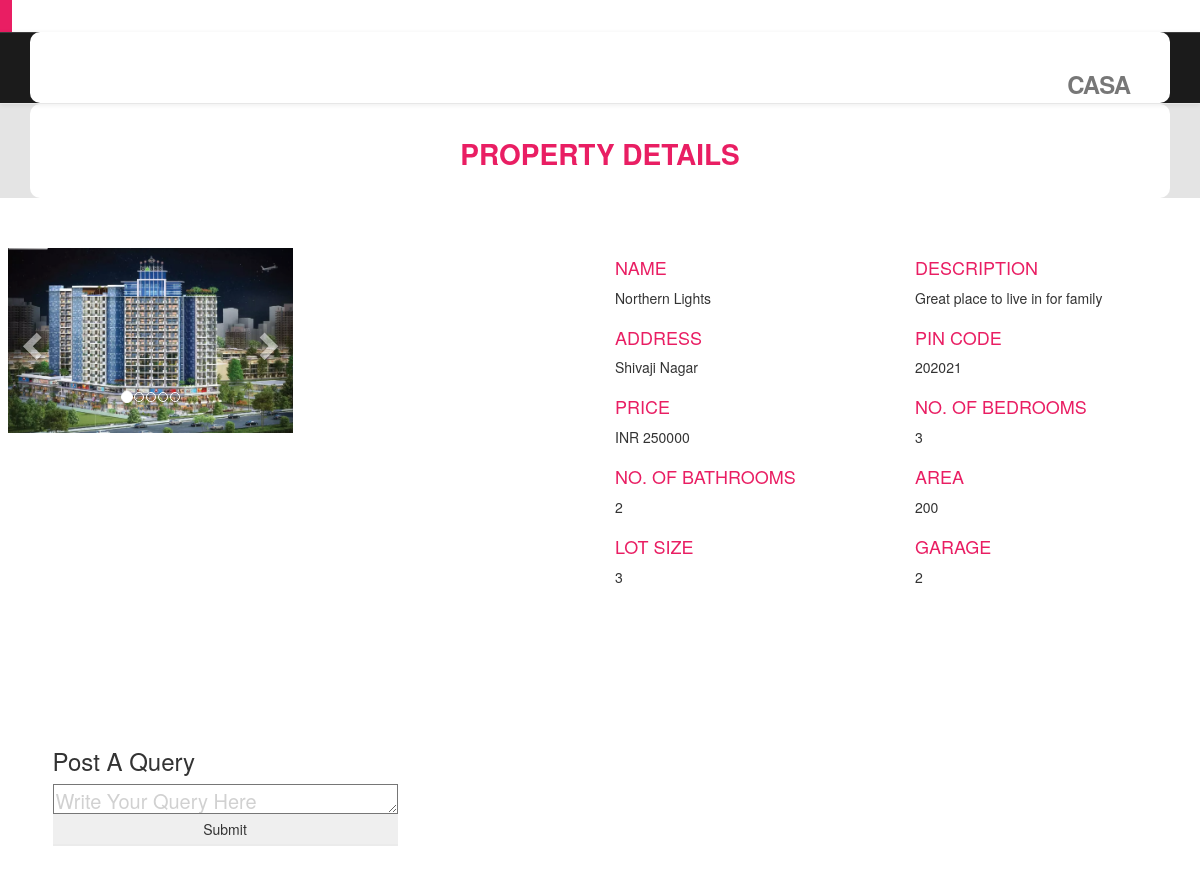
The page /property/7/ (signed in) on the database its author committed.
### propertyapp/models.py (models this page shows)
class PropertyImages(models.Model):
    property_name = models.ForeignKey(Property, related_name='propertyname', on_delete=models.CASCADE)
    property_image = models.ImageField(upload_to='property/', default='property/default/blank_home.jpg')

class Property(models.Model):
    property_poster = models.ForeignKey(User, related_name='propertyposter', on_delete=models.CASCADE)
    property_title = models.CharField(max_length=20)
    property_address = models.CharField(max_length=20)
    property_city = models.CharField(max_length=20, choices=PROPERTY_CITY_CHOICES)
    property_states = models.CharField(max_length=20, choices=PROPERTY_STATE_CHOICES)
    property_pin = models.IntegerField(blank=False)
    property_price = models.IntegerField(blank=False)
    property_bedroom = models.IntegerField(blank=False)
    property_bathroom = models.IntegerField(blank=False)
    property_sq_feet = models.IntegerField(blank=False)
    property_lot_size = models.IntegerField(default=0)
    property_garage = models.IntegerField(default=0)
    property_listing_date = models.DateField(auto_now_add=True, editable=False)
    property_description = models.CharField(max_length=200)

### propertyapp/views.py (the view, shortened to what this page needs)
# urls.py: path('<int:id>/', ExistingProperty.as_view(), name='existingproperty'),
class ExistingProperty(View):
    def get(self, request, id):
        try:
            property = Property.objects.get(pk=id)
            property_images = PropertyImages.objects.filter(property_name_id=property.id)
            no_of_images = len(property_images)
            current_user = request.session.get('current_user')
            property_poster = property.property_poster
            context = {'property': property, 'property_images': property_images, 'no_of_images': range(no_of_images)}
            if check_session(request,'logged_in'):
                context['logged_in'] = True
                is_buyer = not check_session(request, 'is_seller')
                if is_buyer:
                    return show_property_for_buyer(request, context, current_user, property)
                else:
                    return show_property_for_seller(request, context, current_user, property_poster)
            return render(request, 'property_details.html', context=context)
        except Property.DoesNotExist:
            return render(request,'property_not_found.html')

### propertyapp/views.py (called while the page is built)
def check_session(request, *args):
    flag = True
    for arg in args:
        flag = flag and request.session.get(arg, False)
    return flag

def show_property_for_buyer(request,context, current_user, current_property):
    context['is_not_seller'] = True
    current_user = User.objects.get(username=current_user)
    try:
        Enquiry.objects.get(property=current_property, enquiry_user=current_user)
        return render(request, 'property_details.html', context=context)
    except Enquiry.DoesNotExist:
        context['no_query_made'] = True
        return render(request, 'property_details.html', context=context)

### propertyapp/templates/property_details.html (shortened to what this page needs)
{% load static %}
{% include 'header_template.html' %}
<!DOCTYPE html>
<html lang="en">
<head>
<link rel="stylesheet" href="materialize/css/materialize.min.css" media="screen,projection" />
<link href="css/bootstrap.min.css" rel="stylesheet" />
<link href="css/fancybox/jquery.fancybox.css" rel="stylesheet">
<link href="css/flexslider.css" rel="stylesheet" />
<link href="css/style.css" rel="stylesheet" />
<link rel="stylesheet" href="https://maxcdn.bootstrapcdn.com/bootstrap/3.3.4/css/bootstrap.min.css">
<link rel="stylesheet" href="https://maxcdn.bootstrapcdn.com/bootstrap/3.3.4/css/bootstrap-theme.min.css">
</head>
<body>
<div id="wrapper">
	<section id="inner-headline">
	<div class="container">
		<div class="row">
			<div class="col-lg-12">
				<h2 class="pageTitle">Property Details</h2>
			</div>
		</div>
	</div>
	</section>
	<section id="content" style="">
		<div style="width:50%;height:60%;float:left">
			<div class="row showcase-section">
				<div class="col-md-6" style="width:96%;margin-left:8px">
					<div id="myCarousel" class="carousel slide" data-ride="carousel" style="width:100%;height:100%;object-fit:cover ">
        <ol class="carousel-indicators">
            <li data-target="#myCarousel" data-slide-to="0" class="active"></li>
            <li data-target="#myCarousel" data-slide-to="1"></li>
            <li data-target="#myCarousel" data-slide-to="2"></li>
            <li data-target="#myCarousel" data-slide-to="3"></li>
            <li data-target="#myCarousel" data-slide-to="4"></li>
        </ol>
        <div class="carousel-inner" role="listbox">
            {% for property_object in property_images %}
            {% if forloop.counter == 1 %}
            <div class="item active">
            {% else %}
            <div class="item">
            {% endif %}
                 <img src ="{{property_object.property_image.url}}" style="margin:auto auto;object-fit:cover" >
            </div>
            {% endfor %}
            </div>
            <a class="left carousel-control" href="#myCarousel" role="button" data-slide="prev">
                <span class="glyphicon glyphicon-chevron-left" aria-hidden="true"></span>
            </a>
            <a class="right carousel-control" href="#myCarousel" role="button" data-slide="next">
                <span class="glyphicon glyphicon-chevron-right" aria-hidden="true"></span>
            </a>
        </div>
        </div>
				</div>
		</div>
		<div style="width:50%;height:60%;float:left">
					<div class="col-md-6">
						<h4><span class="color">Name</span></h4>
						<div class="about-text">
						<p>{{property.property_title}}</p>
						</div>
					</div>
			<div class="col-md-6">
						<h4><span class="color">Description</span></h4>
						<div class="about-text">
						<p>{{property.property_description}}</p>
						</div>
					</div>
			<div class="col-md-6">
						<h4><span class="color">Address</span></h4>
						<div class="about-text">
						<p>{{property.property_address}}</p>
						</div>
					</div>
			<div class="col-md-6">
						<h4><span class="color">PIN Code</span></h4>
						<div class="about-text">
						<p>{{property.property_pin}}</p>
						</div>
					</div>
			<div class="col-md-6">
						<h4><span class="color">Price</span></h4>
						<div class="about-text">
						<p>INR {{property.property_price}}</p>
						</div>
					</div>
			<div class="col-md-6">
						<h4><span class="color">No. of Bedrooms</span></h4>
						<div class="about-text">
						<p>{{property.property_bedroom}}</p>
						</div>
					</div>
			<div class="col-md-6">
						<h4><span class="color">No. of Bathrooms</span></h4>
						<div class="about-text">
						<p>{{property.property_bathroom}}</p>
						</div>
					</div>
			<div class="col-md-6">
						<h4><span class="color">Area</span></h4>
						<div class="about-text">
						<p>{{property.property_sq_feet}}</p>
						</div>
					</div>
			<div class="col-md-6">
						<h4><span class="color">Lot Size</span></h4>
						<div class="about-text">
						<p>{{property.property_lot_size}}</p>
						</div>
					</div>
			<div class="col-md-6">
						<h4><span class="color">Garage</span></h4>
						<div class="about-text">
						<p>{{property.property_garage}}</p>
						</div>
					</div>
		</div>
	<div class="container">
					<div class="about" style="">
						<div class="row" style="">
							<div class="col-md-4" style="width:100%;height:20%;">
								<div class="block-heading-two" style="">
									{% if logged_in %}
										{% if is_not_seller %}
											<h3><span>Post A Query</span></h3>
												</div>
													<p>{% if no_query_made %}
            											{% include 'enquiry_form.html' %}
													 	{% else %}
            											You have already inquired for this form
        												{% endif %}
    									{% endif %}
									{% else %}
								<h3>Login To Post A Query</h3>
    										<a href="{% url 'loginapp:check_login' %}"><input type="submit" value="Login" style="decoration:none"></a>
									{% endif %}</p>
							</div>
						</div>
</body>
</html>

### static/css/css_template/flexslider.css (style rules this page uses)
.carousel li { margin-right: 5px }

### static/css/css_template/style.css (style rules this page uses)
body { font-family:'Open Sans', Arial, sans-serif; font-weight:300; line-height:1.6em; color:#656565; font-size: 1.4em; background: #ffffff; }
a { color: #0a0a0a; text-decoration: none; }
h1,h2 { font-weight: 600; line-height:1.1em; color: #e91e63; margin-bottom: 20px; text-transform: uppercase; }
h3, h4, h5, h6 { line-height:1.1em; color: #212121; margin-bottom: 20px; }
#wrapper { width:100%; margin:0; padding:0; }
.row,.row-fluid { margin-bottom:30px; }
.pageTitle { color: #fff;margin: 30px 0 3px;display: inline-block;font-size: 28px;font-weight: 700;text-transform: uppercase; }
.carousel-indicators { bottom: -30px; }
#content { position:relative; background: #ffffff; padding:50px 0 0px 0; }
#inner-headline { background: #e4e4e4;position: relative;margin: 0;padding: 0;color: #1891EC; }
#inner-headline h2.pageTitle { color: #e91e63; padding: 5px 0; display:block; text-align: center; }
span.color { color: #e91e63; text-transform: uppercase; }

### static/css/style.css (style rules this page uses)
img { max-width: 100%; height: auto; }
p { margin-bottom: 0px; }
h2 { line-height: 1.8; margin: 0; padding: 0; font-weight: bold; color: #222; font-family: 'Roboto Slab'; font-size: 20px; margin-bottom: 30px; text-transform: uppercase; }
h3 { font-weight: bold; color: #222; font-size: 15px; margin: 0px; margin-bottom: 35px; }
body { font-size: 13px; line-height: 1.8; color: #fff; background-image: url("../images/body-bg.jpg"); background-repeat: no-repeat; background-size: cover; -moz-background-size: cover; -webkit-background-size: cover; -o-background-size: cover; -ms-background-size: cover; background-position: center center; font-weight: 400; font-family: 'Roboto Slab'; margin: 0px; }
.container { width: 586px; background: #fff; margin-left: 165px; border-radius: 10px; -moz-border-radius: 10px; -webkit-border-radius: 10px; -o-border-radius: 10px; -ms-border-radius: 10px; }

### rows shown on the page
PropertyImages: property_image (picture)
Property: property_title "Northern Lights", property_description "Great place to live in for family", property_address "Shivaji Nagar", property_pin "202021", property_price "250000", property_bedroom "3", property_bathroom "2", property_sq_feet "200", property_lot_size "3", property_garage "2"
